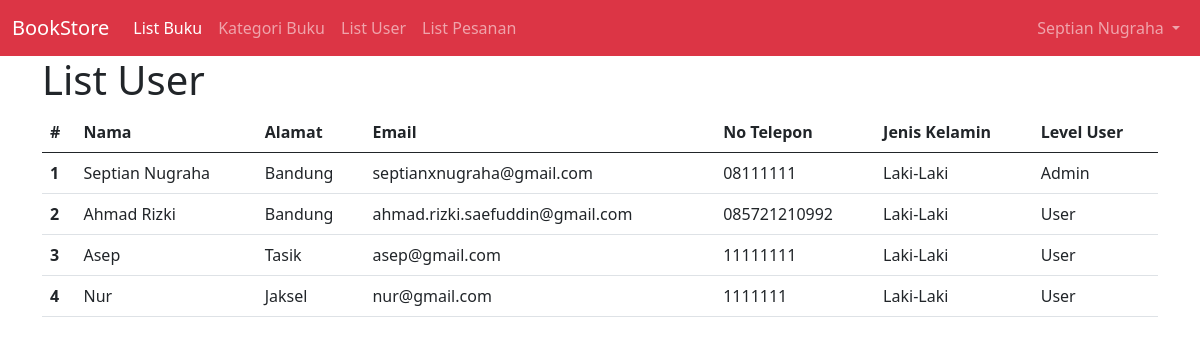
/list_user.php (signed in), run on the app's committed database.
### tables this page shows
CREATE TABLE `user` (
  `id` int(11) NOT NULL,
  `username` varchar(15) NOT NULL,
  `password` varchar(100) NOT NULL,
  `nama` varchar(150) NOT NULL,
  `role` enum('Admin','User') NOT NULL,
  `alamat` text NOT NULL,
  `email` varchar(255) NOT NULL,
  `no_telp` varchar(20) NOT NULL,
  `jenis_kelamin` enum('L','P') NOT NULL
);

### list_user.php (the view)
<?php include("template/header.php"); ?>
<div class="container">
    <h1>List User</h1>
    <table class="table">
        <thead>
            <tr>
                <th scope="col">#</th>
                <th scope="col">Nama</th>
                <th scope="col">Alamat</th>
                <th scope="col">Email</th>
                <th scope="col">No Telepon</th>
                <th scope="col">Jenis Kelamin</th>
                <th scope="col">Level User</th>
            </tr>
        </thead>
        <tbody>
            <?php
                $x=1;
                $query = "SELECT * FROM user";
                $data = mysqli_query($connection, $query);
                while($data_row = mysqli_fetch_assoc($data)){
                    ?>
                        <tr>
                            <th scope="row"><?=$x?></th>
                            <td><?=$data_row['nama']?></td>
                            <td><?=$data_row['alamat']?></td>
                            <td><?=$data_row['email']?></td>
                            <td><?=$data_row['no_telp']?></td>
                            <td>
                                <?php
                                    if($data_row['jenis_kelamin'] == "L"){
                                        echo "Laki-Laki";
                                    }
                                    else{
                                        echo "Perempuan";
                                    }
                                ?>
                            </td>
                            <td><?=$data_row['role']?></td>
                        </tr>
                    <?php
                    $x++;
                }
            ?>
        </tbody>
    </table>
</div>
<?php include("template/footer.php"); ?>

### template/header.php (shortened to what this page needs)
<!doctype html>
<html lang="en">
    <head>
        <link href="https://cdn.jsdelivr.net/npm/bootstrap@5.0.2/dist/css/bootstrap.min.css" rel="stylesheet">
    </head>
    <body>
        <nav class="navbar navbar-expand-lg navbar-dark bg-danger">
            <div class="container-fluid">
                <a class="navbar-brand" href="#">BookStore</a>
                <div class="collapse navbar-collapse" id="navbarSupportedContent">
                    <ul class="navbar-nav me-auto mb-2 mb-lg-0">
                        <?php
                            if($_SESSION['role'] == "User"){
                                ?>
                                    <li class="nav-item">
                                        <a class="nav-link active" href="listbuku.php">List Buku</a>
                                    </li>
                                    <li class="nav-item">
                                        <a class="nav-link" href="cart.php">Cart</a>
                                    </li>
                                    <li class="nav-item">
                                        <a class="nav-link" href="list_pesanan.php">List Pesanan</a>
                                    </li>
                                    <li class="nav-item">
                                        <a class="nav-link" href="tentang_kami.php">Tentang Kami</a>
                                    </li>
                                    <li class="nav-item">
                                        <a class="nav-link" href="hubungi_kami.php">Hubungi Kami</a>
                                    </li>
                                <?php
                            }
                            elseif($_SESSION['role'] == "Admin"){
                                ?>
                                    <li class="nav-item">
                                        <a class="nav-link active" href="listbuku.php">List Buku</a>
                                    </li>
                                    <li class="nav-item">
                                        <a class="nav-link" href="kategori_buku.php">Kategori Buku</a>
                                    </li>
                                    <li class="nav-item">
                                        <a class="nav-link" href="list_user.php">List User</a>
                                    </li>
                                    <li class="nav-item">
                                        <a class="nav-link" href="list_pesanan.php">List Pesanan</a>
                                    </li>
                                <?php
                            }
                        ?>
                    </ul>
                    <ul class="navbar-nav d-flex">
                        <li class="nav-item dropdown">
                            <a class="nav-link dropdown-toggle" href="#" id="navbarDropdown" role="button" data-bs-toggle="dropdown" aria-expanded="false">
                                <?= $_SESSION['nama']; ?>
                            </a>
                        </li>
                    </ul>
                </div>
            </div>
        </nav>

### template/footer.php (shortened to what this page needs)
    </body>
</html>

### data on the page
user: nama "Septian Nugraha", alamat "Bandung", email "septianxnugraha@gmail.com", no_telp "08111111", jenis_kelamin "Laki-Laki", role "Admin"
user: nama "Ahmad Rizki", alamat "Bandung", email "ahmad.rizki.saefuddin@gmail.com", no_telp "085721210992", jenis_kelamin "Laki-Laki", role "User"
user: nama "Asep", alamat "Tasik", email "asep@gmail.com", no_telp "11111111", jenis_kelamin "Laki-Laki", role "User"
user: nama "Nur", alamat "Jaksel", email "nur@gmail.com", no_telp "1111111", jenis_kelamin "Laki-Laki", role "User"

### other printed values
$_SESSION['nama'] "Septian Nugraha"
